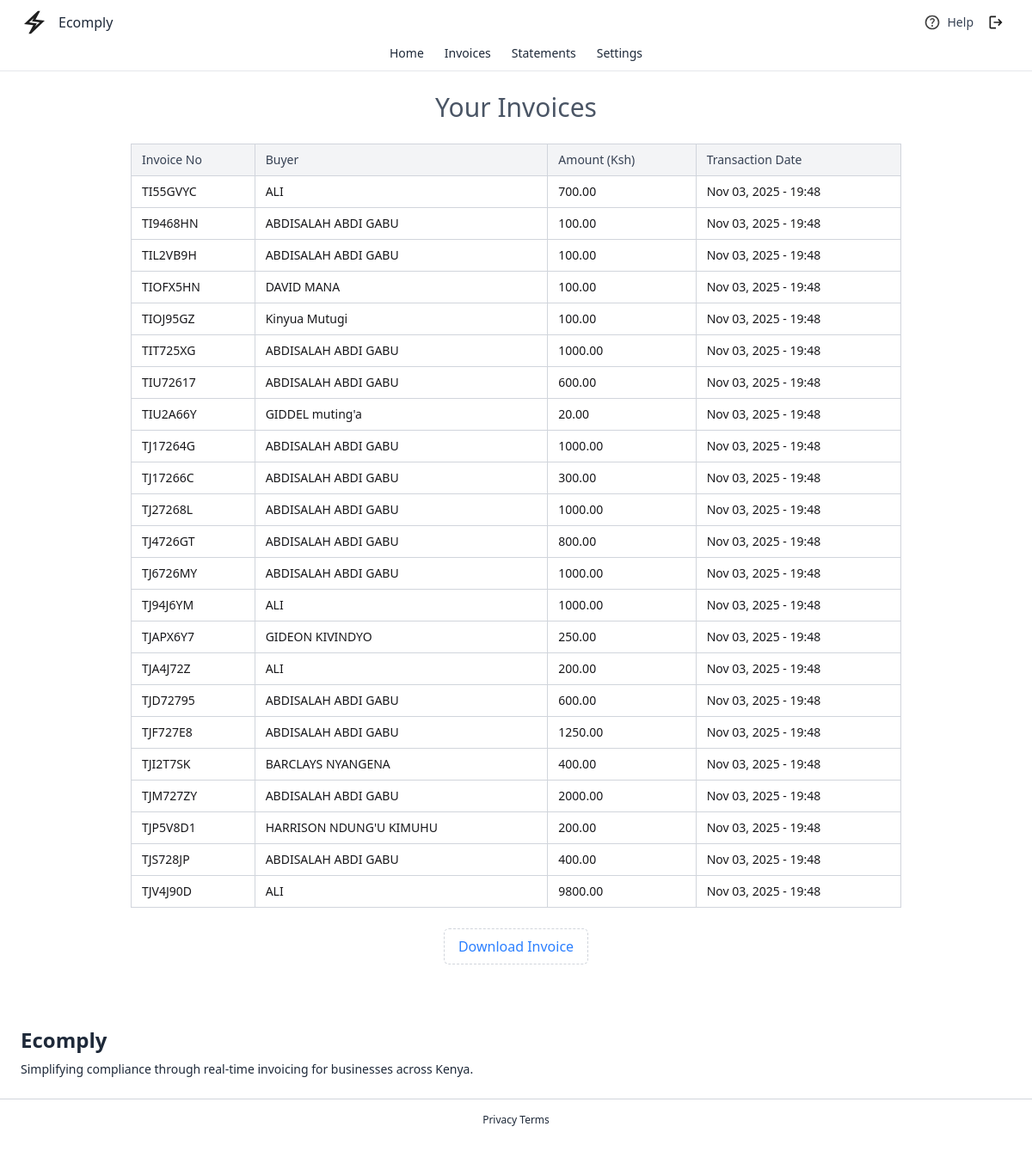
The app's page /invoices/ (signed in) with its own data.
### page/models.py (models this page shows, shortened)
class Invoice(models.Model):
    user = models.ForeignKey(User, on_delete=models.CASCADE, null=True, blank=True)
    number = models.CharField(max_length=8)
    item = models.CharField(max_length=255)
    amount = models.DecimalField(max_digits=12, decimal_places=2)
    created_at = models.DateTimeField(auto_now_add=True)

### page/views.py (the view)
# urls.py: path('invoices/', InvoiceListView.as_view(), name='invoices'),
@method_decorator(login_required, name='dispatch')
class InvoiceListView(View):
    template_name = 'dashboard/invoice.html'
    def get(self, request):
        invoices = Invoice.objects.filter(user=request.user).order_by('-created_at')
        return render(request, self.template_name, {'invoices': invoices})

### templates/dashboard/invoice.html (shortened to what this page needs)
{% extends 'base.html' %}
{% load static %}
{% block content %}
{% include 'components/navbar.html' %}
<div class="flex justify-center px-4 py-6">
  <div class="w-full max-w-4xl">
    <h1 class="text-2xl sm:text-3xl font-medium mb-6 text-gray-600 text-center">Your Invoices</h1>
    {% if invoices %}
    <div class="overflow-x-auto">
      <table class="min-w-full border border-gray-300 text-sm divide-y divide-gray-200">
        <thead class="bg-gray-100">
          <tr>
            <th class="py-2 px-2 sm:px-3 text-left font-medium text-gray-700 border border-gray-300">Invoice No</th>
            <th class="py-2 px-2 sm:px-3 text-left font-medium text-gray-700 border border-gray-300">Buyer</th>
            <th class="py-2 px-2 sm:px-3 text-left font-medium text-gray-700 border border-gray-300">Amount (Ksh)</th>
            <th class="py-2 px-2 sm:px-3 text-left font-medium text-gray-700 border border-gray-300"> Transaction Date</th>
          </tr>
        </thead>
        <tbody class="bg-white divide-y divide-gray-200">
          {% for invoice in invoices %}
          <tr class="hover:bg-blue-50 transition-colors duration-200">
            <td class="py-2 px-2 sm:px-3 border border-gray-300 whitespace-nowrap">{{ invoice.number }}</td>
            <td class="py-2 px-2 sm:px-3 border border-gray-300">{{ invoice.item }}</td>
            <td class="py-2 px-2 sm:px-3 border border-gray-300">{{ invoice.amount|floatformat:2 }}</td>
            <td class="py-2 px-2 sm:px-3 border border-gray-300 whitespace-nowrap">{{ invoice.created_at|date:"M d, Y - H:i" }}</td>
          </tr>
          {% endfor %}
        </tbody>
      </table>
    </div>
    {% else %}
      <p class="text-gray-600 text-center mt-4">No invoices generated yet.</p>
    {% endif %}
    <div class="mt-6 text-center">
      <a href="{% url 'upload_statement' %}"
         class="inline-block px-4 py-2 border border-gray-300 border-dashed rounded-md text-blue-500 hover:bg-gray-300 hover:text-blue-800 transition-all duration-300">
       Download Invoice
      </a>
    </div>
  </div>
</div>
         {% include 'components/Footer.html' %}
{% endblock %}

### records on screen
Invoice: number "TI55GVYC", item "ALI", amount "700.00", created_at "Nov 03, 2025 - 19:48"
Invoice: number "TI9468HN", item "ABDISALAH ABDI GABU", amount "100.00", created_at "Nov 03, 2025 - 19:48"
Invoice: number "TIL2VB9H", item "ABDISALAH ABDI GABU", amount "100.00", created_at "Nov 03, 2025 - 19:48"
Invoice: number "TIOFX5HN", item "DAVID MANA", amount "100.00", created_at "Nov 03, 2025 - 19:48"
Invoice: number "TIOJ95GZ", item "Kinyua Mutugi", amount "100.00", created_at "Nov 03, 2025 - 19:48"
Invoice: number "TIT725XG", item "ABDISALAH ABDI GABU", amount "1000.00", created_at "Nov 03, 2025 - 19:48"
Invoice: number "TIU72617", item "ABDISALAH ABDI GABU", amount "600.00", created_at "Nov 03, 2025 - 19:48"
Invoice: number "TIU2A66Y", item "GIDDEL muting'a", amount "20.00", created_at "Nov 03, 2025 - 19:48"
Invoice: number "TJ17264G", item "ABDISALAH ABDI GABU", amount "1000.00", created_at "Nov 03, 2025 - 19:48"
Invoice: number "TJ17266C", item "ABDISALAH ABDI GABU", amount "300.00", created_at "Nov 03, 2025 - 19:48"
Invoice: number "TJ27268L", item "ABDISALAH ABDI GABU", amount "1000.00", created_at "Nov 03, 2025 - 19:48"
Invoice: number "TJ4726GT", item "ABDISALAH ABDI GABU", amount "800.00", created_at "Nov 03, 2025 - 19:48"
Invoice: number "TJ6726MY", item "ABDISALAH ABDI GABU", amount "1000.00", created_at "Nov 03, 2025 - 19:48"
Invoice: number "TJ94J6YM", item "ALI", amount "1000.00", created_at "Nov 03, 2025 - 19:48"
Invoice: number "TJAPX6Y7", item "GIDEON KIVINDYO", amount "250.00", created_at "Nov 03, 2025 - 19:48"
Invoice: number "TJA4J72Z", item "ALI", amount "200.00", created_at "Nov 03, 2025 - 19:48"
Invoice: number "TJD72795", item "ABDISALAH ABDI GABU", amount "600.00", created_at "Nov 03, 2025 - 19:48"
Invoice: number "TJF727E8", item "ABDISALAH ABDI GABU", amount "1250.00", created_at "Nov 03, 2025 - 19:48"
Invoice: number "TJI2T7SK", item "BARCLAYS NYANGENA", amount "400.00", created_at "Nov 03, 2025 - 19:48"
Invoice: number "TJM727ZY", item "ABDISALAH ABDI GABU", amount "2000.00", created_at "Nov 03, 2025 - 19:48"
Invoice: number "TJP5V8D1", item "HARRISON NDUNG'U KIMUHU", amount "200.00", created_at "Nov 03, 2025 - 19:48"
Invoice: number "TJS728JP", item "ABDISALAH ABDI GABU", amount "400.00", created_at "Nov 03, 2025 - 19:48"
Invoice: number "TJV4J90D", item "ALI", amount "9800.00", created_at "Nov 03, 2025 - 19:48"
